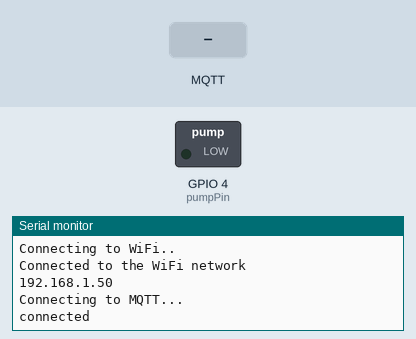
A sketch run on a simulated ESP8266 (NodeMCU). Shown: switched loads named in the sketch (green lamp = pin HIGH), the last lines printed to the serial monitor. The test bench sets the inputs (shaded band). WiFi joins after 1.5 s; servers stay silent unless stated; no MQTT or app messages arrive unless stated.

Above: at 2.7 s.
2.8 s: MQTT message "1" arrives on the second subscribed topic
At 3.6 s:
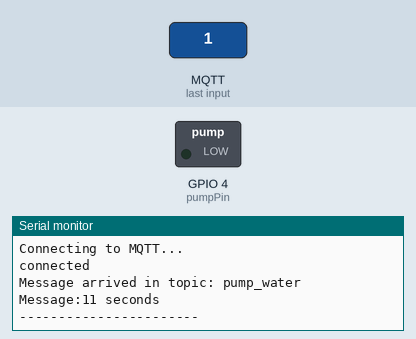
4.3 s: MQTT message "pump_water" arrives on the first subscribed topic
At 5.0 s:
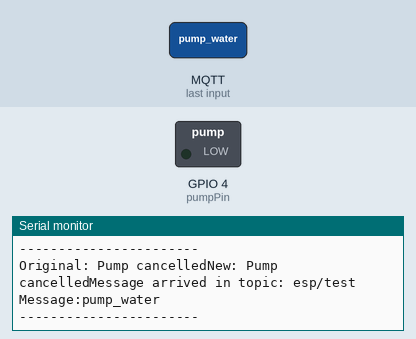
5.8 s: MQTT message "measure_soil" arrives on the first subscribed topic
At 6.2 s:
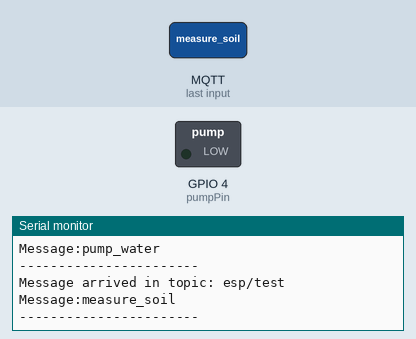
7.3 s: MQTT message "update_status" arrives on the first subscribed topic
At 8.5 s:
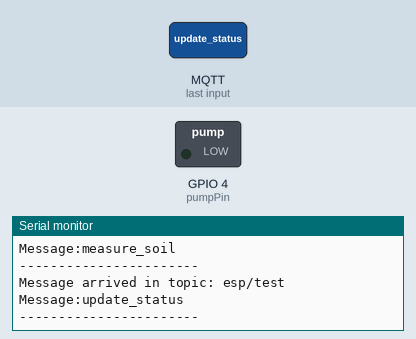
8.8 s: MQTT message "0" arrives on the first subscribed topic
At 9.7 s:
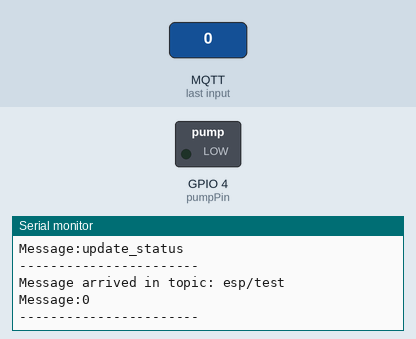
10.3 s: MQTT message "on" arrives on the first subscribed topic
At 10.8 s:
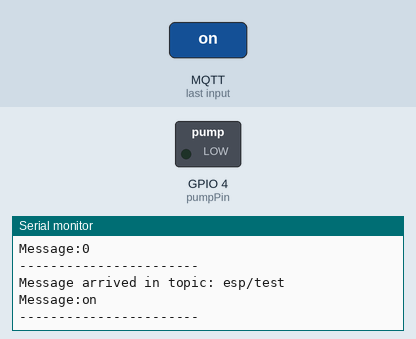

The sketch:

arduino.ino
```cpp
#include <PubSubClient.h>
#include <ESP8266WiFi.h>
#include <ESP8266mDNS.h>


// Replace with your network credentials
const char* ssid = "Jarnsignal";
const char* password = "jarnaker";
const char* mqttServer = "192.168.68.112";
const int mqttPort = 1883;

const int analogInPin = A0;
const int pumpPin = 4;

long stopTime = 0;

unsigned long previousMillis = 0;
unsigned long interval = 3000;

WiFiClient espClient;
PubSubClient client(espClient);

void setup() {
  Serial.begin(115200);

  pinMode(pumpPin, OUTPUT);     // Initialize the pin as an output
  pinMode(pumpPin, LOW);        // Start turned off

  WiFi.begin(ssid, password);
  WiFi.setSleepMode(WIFI_NONE_SLEEP);

  while (WiFi.status() != WL_CONNECTED) {
    delay(500);
    Serial.println("Connecting to WiFi..");
  }
  Serial.println("Connected to the WiFi network");
  Serial.println(WiFi.localIP());

  client.setServer(mqttServer, mqttPort);
  client.setCallback(callback);

  while (!client.connected()) {
    Serial.println("Connecting to MQTT...");

    if (client.connect("ESP8266Client" )) {

      Serial.println("connected");


    } else {

      Serial.print("failed with state ");
      Serial.print(client.state());
      delay(2000);

    }
  }

  client.subscribe("esp/test");
  client.publish("esp/test", "Hello from ESP8266");

  client.subscribe("pump_water");
  client.subscribe("measure_soil");
  client.subscribe("update_status");

}

char* preparePayload(String message) {
  int message_len = message.length() + 1;

  char message_array[message_len];
  message.toCharArray(message_array, message_len);
  Serial.print("Original: " + message);
  Serial.print("New: " + String(message_array));
  return message_array;
}

void callback(char* topic, byte* payload, unsigned int length) {

  Serial.print("Message arrived in topic: ");
  Serial.println(topic);

  Serial.print("Message:");
  for (int i = 0; i < length; i++) {
    Serial.print((char)payload[i]);
  }

  payload[length] = '\0';

  if (String(topic) == "pump_water") {
    String str_val = (char*)payload;
    int time = str_val.toInt();
    Serial.println(str_val + " seconds");

    if (time == -1) {
      stopTime = 0;
    } else {
      stopTime = millis() + time*1000;
    }
  } else if (String(topic) == "measure_soil") {
    measure_soil();
  } else if (String(topic) == "update_status") {
    update_status();
  }

  Serial.println();
  Serial.println("-----------------------");
}

void measure_soil() {
  int sensorValue = analogRead(A0);
  String val = String(map(sensorValue, 0, 1023, 0, 255));
  client.publish("soil_value", preparePayload(val));
}

void update_status(){
  client.publish("status_message", "");
}

int pumpStatus() {
  if (stopTime <  millis()) {
    return 0; // Not pumping water
  } else {
    return 1; // Pumping water
  }
}

boolean pumpRunning = false;

void handlePump() {
  // Pump status is what it should be.
  // Basically, if they differ we take some action.

  if (pumpStatus() == 0 && pumpRunning) {
    String pump_done = "Pump cancelled";
    client.publish("pump_done", preparePayload(pump_done));
    pinMode(pumpPin, LOW);     // Turn off pump
    pumpRunning = false;

  } else if (pumpStatus() == 1 && !pumpRunning) {
    pinMode(pumpPin, HIGH);     // Turn on pump
    pumpRunning = true;
  }
}

void loop() {
    unsigned long currentMillis = millis();
  // if WiFi is down, try reconnecting every CHECK_WIFI_TIME seconds
  if ((WiFi.status() != WL_CONNECTED) && (currentMillis - previousMillis >=interval)) {
    Serial.print(millis());
    Serial.println("Reconnecting to WiFi...");
    ESP.restart();
    //WiFi.disconnect();
    //WiFi.begin(ssid, password);
   // previousMillis = currentMillis;
   // Serial.println(WiFi.localIP());
  }

  client.loop();
  handlePump();
}
```

Measured:
- after the input at 2.8 s, the serial monitor: prints a new line at once (image 1)
- after the input at 4.3 s, the serial monitor: prints a new line at once (image 2)
- after the input at 5.8 s, the serial monitor: prints a new line at once (image 3)
- after the input at 7.3 s, the serial monitor: prints a new line at once (image 4)
- after the input at 8.8 s, the serial monitor: prints a new line at once (image 5)
- after the input at 10.3 s, the serial monitor: prints a new line at once (image 6)
